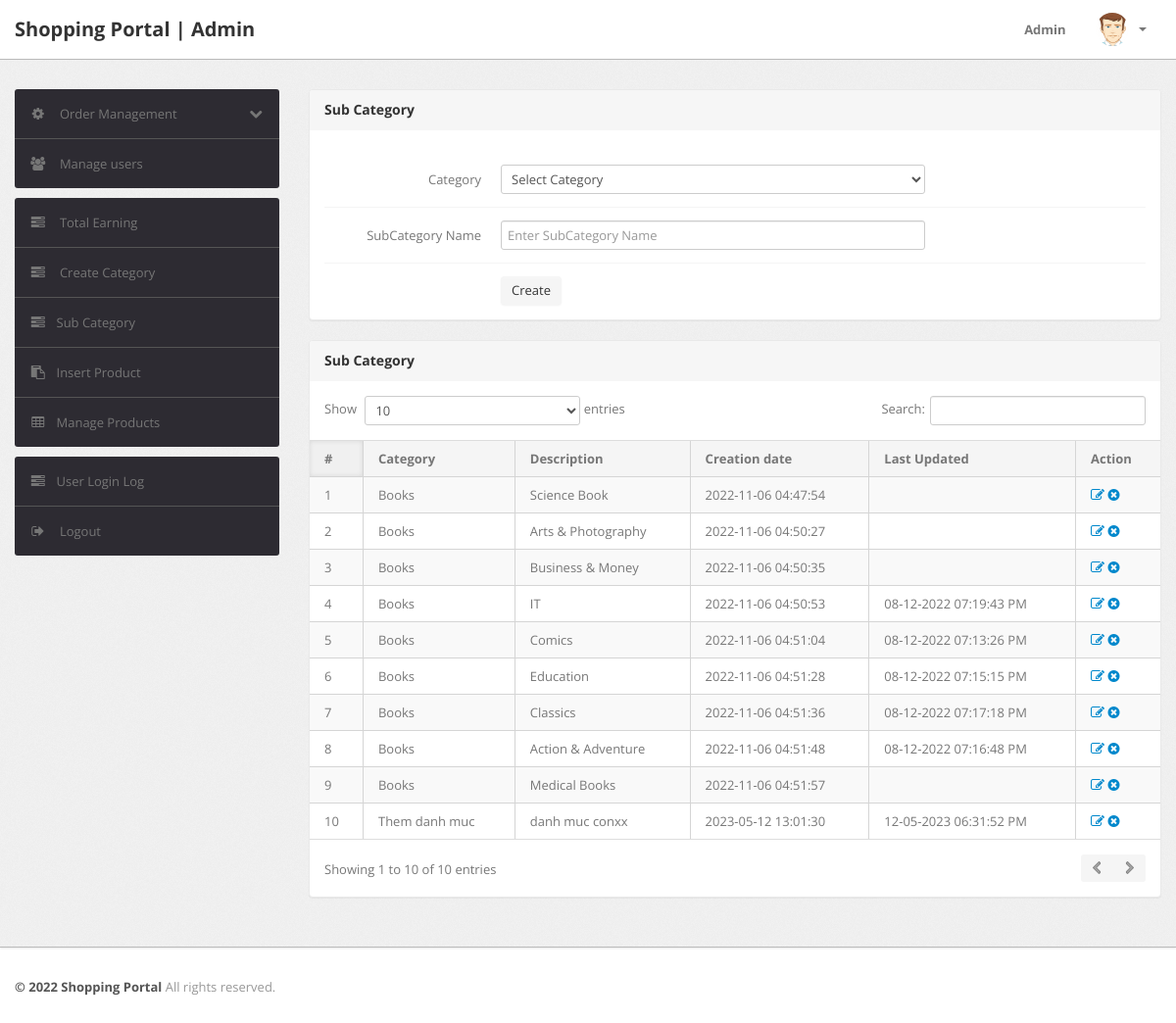
Page /admin/subcategory.php (signed in) on the committed database.
### tables this page shows
CREATE TABLE `subcategory` (
  `id` int(11) NOT NULL,
  `categoryid` int(11) DEFAULT NULL,
  `subcategory` varchar(255) DEFAULT NULL,
  `creationDate` timestamp NULL DEFAULT current_timestamp(),
  `updationDate` varchar(255) DEFAULT NULL
);

CREATE TABLE `category` (
  `id` int(11) NOT NULL,
  `categoryName` varchar(255) DEFAULT NULL,
  `categoryDescription` longtext DEFAULT NULL,
  `creationDate` timestamp NOT NULL DEFAULT current_timestamp(),
  `updationDate` varchar(255) DEFAULT NULL
);

### admin/subcategory.php (the view, shortened to what this page needs)
<?php
include('include/config.php');
if(strlen($_SESSION['alogin'])==0)
	{
header('location:index.php');
}
else{
?>
<!DOCTYPE html>
<html lang="en">
<head>
	<link type="text/css" href="bootstrap/css/bootstrap.min.css" rel="stylesheet">
	<link type="text/css" href="bootstrap/css/bootstrap-responsive.min.css" rel="stylesheet">
	<link type="text/css" href="css/theme.css" rel="stylesheet">
	<link type="text/css" href="images/icons/css/font-awesome.css" rel="stylesheet">
</head>
<body>
<?php include('include/header.php');?>
	<div class="wrapper">
		<div class="container">
			<div class="row">
<?php include('include/sidebar.php');?>
			<div class="span9">
					<div class="content">
						<div class="module">
							<div class="module-head">
								<h3>Sub Category</h3>
							</div>
							<div class="module-body">
									<br />
			<form class="form-horizontal row-fluid" name="subcategory" method="post" >
<div class="control-group">
<label class="control-label" for="basicinput">Category</label>
<div class="controls">
<select name="category" class="span8 tip" required>
<option value="">Select Category</option>
</select>
</div>
</div>
<div class="control-group">
<label class="control-label" for="basicinput">SubCategory Name</label>
<div class="controls">
<input type="text" placeholder="Enter SubCategory Name"  name="subcategory" class="span8 tip" required>
</div>
</div>
	<div class="control-group">
											<div class="controls">
												<button type="submit" name="submit" class="btn">Create</button>
											</div>
										</div>
									</form>
							</div>
						</div>
	<div class="module">
							<div class="module-head">
								<h3>Sub Category</h3>
							</div>
							<div class="module-body table">
								<table cellpadding="0" cellspacing="0" border="0" class="datatable-1 table table-bordered table-striped	 display" width="100%">
									<thead>
										<tr>
											<th>#</th>
											<th>Category</th>
											<th>Description</th>
											<th>Creation date</th>
											<th>Last Updated</th>
											<th>Action</th>
										</tr>
									</thead>
									<tbody>
<?php $query=mysqli_query($con,"select subcategory.id,category.categoryName,subcategory.subcategory,subcategory.creationDate,subcategory.updationDate from subcategory join category on category.id=subcategory.categoryid");
$cnt=1;
while($row=mysqli_fetch_array($query))
{
?>
										<tr>
											<td><?php echo htmlentities($cnt);?></td>
											<td><?php echo htmlentities($row['categoryName']);?></td>
											<td><?php echo htmlentities($row['subcategory']);?></td>
											<td> <?php echo htmlentities($row['creationDate']);?></td>
											<td><?php echo htmlentities($row['updationDate']);?></td>
											<td>
											<a href="edit-subcategory.php?id=<?php echo $row['id']?>" ><i class="icon-edit"></i></a>
											<a href="subcategory.php?id=<?php echo $row['id']?>&del=delete" onClick="return confirm('Are you sure you want to delete?')"><i class="icon-remove-sign"></i></a></td>
										</tr>
										<?php $cnt=$cnt+1; } ?>
								</table>
							</div>
						</div>
					</div>
				</div>
			</div>
		</div>
	</div>
<?php include('include/footer.php');?>
</body>
<?php } ?>

### rows in the picture
subcategory: categoryid.categoryName "Books", subcategory "Science Book", creationDate "2022-11-06 04:47:54"
subcategory: categoryid.categoryName "Books", subcategory "Arts & Photography", creationDate "2022-11-06 04:50:27"
subcategory: categoryid.categoryName "Books", subcategory "Business & Money", creationDate "2022-11-06 04:50:35"
subcategory: categoryid.categoryName "Books", subcategory "IT", creationDate "2022-11-06 04:50:53", updationDate "08-12-2022 07:19:43 PM"
subcategory: categoryid.categoryName "Books", subcategory "Comics", creationDate "2022-11-06 04:51:04", updationDate "08-12-2022 07:13:26 PM"
subcategory: categoryid.categoryName "Books", subcategory "Education", creationDate "2022-11-06 04:51:28", updationDate "08-12-2022 07:15:15 PM"
subcategory: categoryid.categoryName "Books", subcategory "Classics", creationDate "2022-11-06 04:51:36", updationDate "08-12-2022 07:17:18 PM"
subcategory: categoryid.categoryName "Books", subcategory "Action & Adventure", creationDate "2022-11-06 04:51:48", updationDate "08-12-2022 07:16:48 PM"
subcategory: categoryid.categoryName "Books", subcategory "Medical Books", creationDate "2022-11-06 04:51:57"
subcategory: categoryid.categoryName "Them danh muc", subcategory "danh muc conxx", creationDate "2023-05-12 13:01:30", updationDate "12-05-2023 06:31:52 PM"
